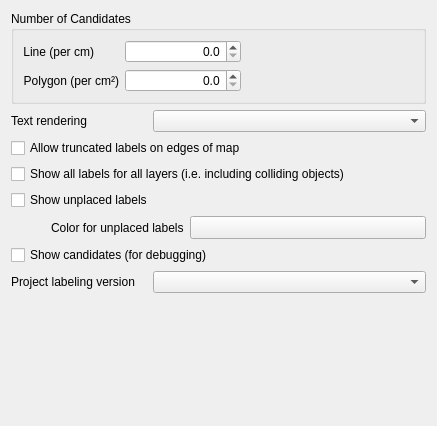
<?xml version="1.0" encoding="UTF-8"?>
<ui version="4.0">
 <class>QgsLabelEngineConfigWidgetBase</class>
 <widget class="QgsPanelWidget" name="QgsLabelEngineConfigWidgetBase">
  <property name="geometry">
   <rect>
    <x>0</x>
    <y>0</y>
    <width>437</width>
    <height>426</height>
   </rect>
  </property>
  <property name="windowTitle">
   <string>Automated Placement Engine</string>
  </property>
  <layout class="QVBoxLayout" name="verticalLayout">
   <item>
    <layout class="QHBoxLayout" name="horizontalLayout_2">
     <item>
      <widget class="QGroupBox" name="groupBox">
       <property name="sizePolicy">
        <sizepolicy hsizetype="Preferred" vsizetype="Preferred">
         <horstretch>0</horstretch>
         <verstretch>0</verstretch>
        </sizepolicy>
       </property>
       <property name="maximumSize">
        <size>
         <width>16777215</width>
         <height>16777215</height>
        </size>
       </property>
       <property name="title">
        <string>Number of Candidates</string>
       </property>
       <layout class="QGridLayout" name="gridLayout" columnstretch="0,2,3">
        <item row="0" column="1">
         <widget class="QgsDoubleSpinBox" name="spinCandLine">
          <property name="alignment">
           <set>Qt::AlignRight|Qt::AlignTrailing|Qt::AlignVCenter</set>
          </property>
          <property name="decimals">
           <number>1</number>
          </property>
          <property name="maximum">
           <double>1000.000000000000000</double>
          </property>
          <property name="singleStep">
           <double>1.000000000000000</double>
          </property>
         </widget>
        </item>
        <item row="0" column="0">
         <widget class="QLabel" name="label_3">
          <property name="sizePolicy">
           <sizepolicy hsizetype="Maximum" vsizetype="Preferred">
            <horstretch>0</horstretch>
            <verstretch>0</verstretch>
           </sizepolicy>
          </property>
          <property name="text">
           <string>Line (per cm)</string>
          </property>
          <property name="alignment">
           <set>Qt::AlignRight|Qt::AlignTrailing|Qt::AlignVCenter</set>
          </property>
         </widget>
        </item>
        <item row="1" column="0">
         <widget class="QLabel" name="label_4">
          <property name="sizePolicy">
           <sizepolicy hsizetype="Maximum" vsizetype="Preferred">
            <horstretch>0</horstretch>
            <verstretch>0</verstretch>
           </sizepolicy>
          </property>
          <property name="text">
           <string>Polygon (per cm²)</string>
          </property>
          <property name="alignment">
           <set>Qt::AlignRight|Qt::AlignTrailing|Qt::AlignVCenter</set>
          </property>
         </widget>
        </item>
        <item row="1" column="1">
         <widget class="QgsDoubleSpinBox" name="spinCandPolygon">
          <property name="alignment">
           <set>Qt::AlignRight|Qt::AlignTrailing|Qt::AlignVCenter</set>
          </property>
          <property name="decimals">
           <number>1</number>
          </property>
          <property name="maximum">
           <double>1000.000000000000000</double>
          </property>
          <property name="singleStep">
           <double>1.000000000000000</double>
          </property>
         </widget>
        </item>
        <item row="0" column="2">
         <spacer name="horizontalSpacer">
          <property name="orientation">
           <enum>Qt::Horizontal</enum>
          </property>
          <property name="sizeHint" stdset="0">
           <size>
            <width>40</width>
            <height>20</height>
           </size>
          </property>
         </spacer>
        </item>
       </layout>
      </widget>
     </item>
    </layout>
   </item>
   <item>
    <layout class="QGridLayout" name="gridLayout_2" columnstretch="0,0,0">
     <item row="0" column="1" colspan="2">
      <widget class="QComboBox" name="mTextRenderFormatComboBox"/>
     </item>
     <item row="5" column="0" colspan="3">
      <widget class="QCheckBox" name="chkShowCandidates">
       <property name="text">
        <string>Show candidates (for debugging)</string>
       </property>
      </widget>
     </item>
     <item row="4" column="0" colspan="3">
      <layout class="QHBoxLayout" name="horizontalLayout_3">
       <property name="leftMargin">
        <number>40</number>
       </property>
       <item>
        <widget class="QLabel" name="label_6">
         <property name="text">
          <string>Color for unplaced labels</string>
         </property>
        </widget>
       </item>
       <item>
        <widget class="QgsColorButton" name="mUnplacedColorButton">
         <property name="sizePolicy">
          <sizepolicy hsizetype="Expanding" vsizetype="Fixed">
           <horstretch>0</horstretch>
           <verstretch>0</verstretch>
          </sizepolicy>
         </property>
         <property name="minimumSize">
          <size>
           <width>120</width>
           <height>0</height>
          </size>
         </property>
         <property name="maximumSize">
          <size>
           <width>16777215</width>
           <height>16777215</height>
          </size>
         </property>
         <property name="text">
          <string/>
         </property>
        </widget>
       </item>
      </layout>
     </item>
     <item row="2" column="0" colspan="3">
      <widget class="QCheckBox" name="chkShowAllLabels">
       <property name="sizePolicy">
        <sizepolicy hsizetype="Preferred" vsizetype="Fixed">
         <horstretch>0</horstretch>
         <verstretch>0</verstretch>
        </sizepolicy>
       </property>
       <property name="inputMethodHints">
        <set>Qt::ImhNone</set>
       </property>
       <property name="text">
        <string>Show all labels for all layers (i.e. including colliding objects)</string>
       </property>
      </widget>
     </item>
     <item row="0" column="0">
      <widget class="QLabel" name="label_5">
       <property name="text">
        <string>Text rendering</string>
       </property>
      </widget>
     </item>
     <item row="3" column="0" colspan="3">
      <widget class="QCheckBox" name="chkShowUnplaced">
       <property name="text">
        <string>Show unplaced labels</string>
       </property>
      </widget>
     </item>
     <item row="1" column="0" colspan="3">
      <widget class="QCheckBox" name="chkShowPartialsLabels">
       <property name="text">
        <string>Allow truncated labels on edges of map</string>
       </property>
      </widget>
     </item>
     <item row="6" column="0">
      <widget class="QLabel" name="label_7">
       <property name="text">
        <string>Project labeling version</string>
       </property>
      </widget>
     </item>
     <item row="6" column="1" colspan="2">
      <widget class="QComboBox" name="mPlacementVersionComboBox"/>
     </item>
    </layout>
   </item>
   <item>
    <spacer name="verticalSpacer_2">
     <property name="orientation">
      <enum>Qt::Vertical</enum>
     </property>
     <property name="sizeHint" stdset="0">
      <size>
       <width>20</width>
       <height>0</height>
      </size>
     </property>
    </spacer>
   </item>
  </layout>
 </widget>
 <customwidgets>
  <customwidget>
   <class>QgsColorButton</class>
   <extends>QToolButton</extends>
   <header>qgscolorbutton.h</header>
   <container>1</container>
  </customwidget>
  <customwidget>
   <class>QgsPanelWidget</class>
   <extends>QWidget</extends>
   <header>qgspanelwidget.h</header>
   <container>1</container>
  </customwidget>
  <customwidget>
   <class>QgsDoubleSpinBox</class>
   <extends>QDoubleSpinBox</extends>
   <header>qgsdoublespinbox.h</header>
  </customwidget>
 </customwidgets>
 <tabstops>
  <tabstop>spinCandLine</tabstop>
  <tabstop>spinCandPolygon</tabstop>
  <tabstop>mTextRenderFormatComboBox</tabstop>
  <tabstop>chkShowPartialsLabels</tabstop>
  <tabstop>chkShowAllLabels</tabstop>
  <tabstop>chkShowUnplaced</tabstop>
  <tabstop>mUnplacedColorButton</tabstop>
  <tabstop>chkShowCandidates</tabstop>
 </tabstops>
 <resources/>
 <connections/>
</ui>
